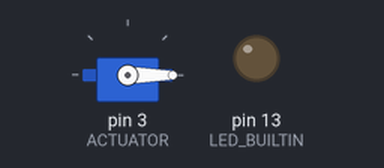
This sketch was run on a simulated Arduino Uno, built with avr-gcc and run on an emulated ATmega328P. Shown: servo, output pins drawn as LEDs (lit = HIGH).

Above: at 0.05 s.
At 9.95 s:
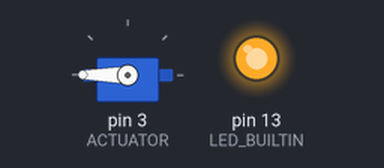
Timing chart, 0 to 13.0 s (numbered marks = the images above):
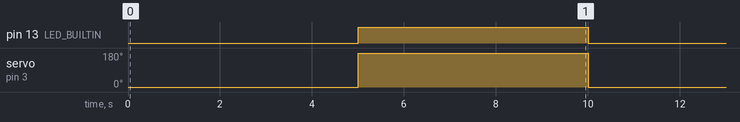

Measured:
- by itself, pin 13 (LED_BUILTIN): alternates HIGH for 5.0 s and LOW for 5.0 s
- by itself, servo on pin 3 (ACTUATOR): alternates 180° for 5.0 s and 0° for 5.0 s

The sketch:

LinearActuatorTester.ino
```cpp
#include <Servo.h>

#define ACTUATOR 3

Servo actuator;
uint8_t value;

void setup() {
    actuator.attach(ACTUATOR, 1000, 2000);
    pinMode(LED_BUILTIN, OUTPUT);
    value = 0;
}

void loop() {
  actuator.write(value); // write the position for the actuator to go to
  digitalWrite(LED_BUILTIN, value); // if the value > 0 it will be on, otherwise it'll be off
  delay(5000); // wait five seconds for the actuator to move

  if(value) { // flip the value each round
    value = 0;
  } else {
    value = 180;
  }
}
```
